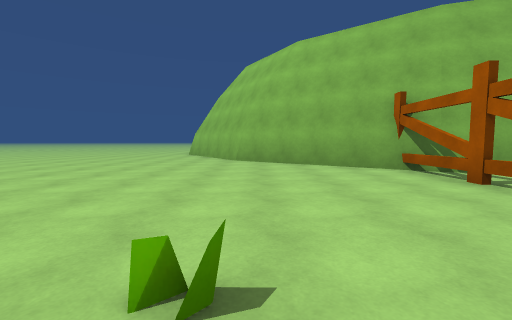
[1] (above)

16 first-person views from a walk through a 3-D level made in the Unity game engine. The camera is 1.2 m above the floor, tilts 4° down and sees 90° across. The floor is counted in squares, 2 m on a side. Each view is taken from the middle of a square. On the plan, view 1 faces up. The plan holds only what a view shows up to about 9 squares ahead; the rest is blank. The place goes on beyond the plan. The player character is not drawn. Some animated figures are not drawn. Surface patterns are stand-ins for the level's own textures.

[2]
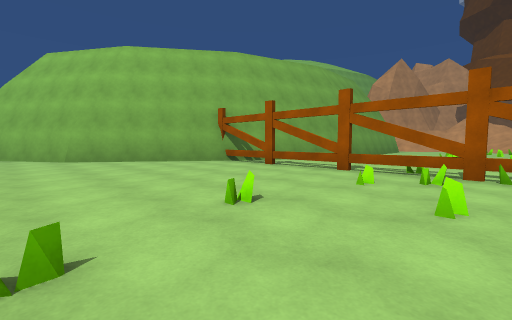

[3]
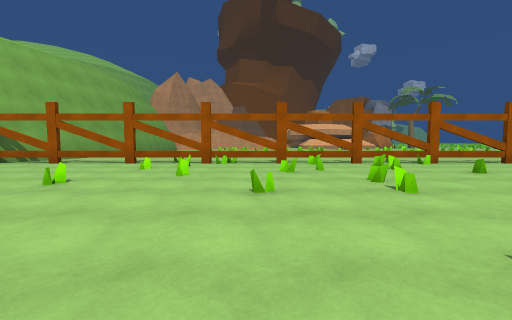

[4]
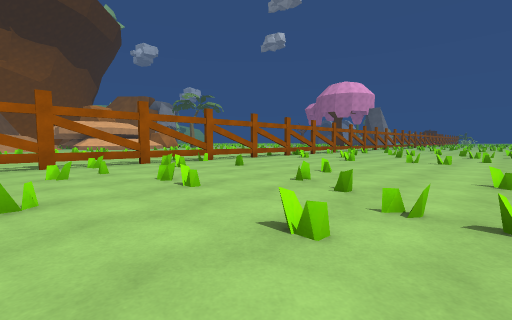

[5]
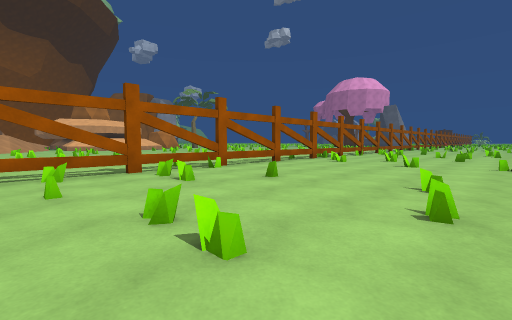

[6]
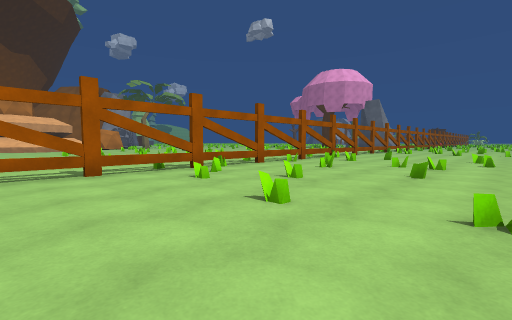

[7]
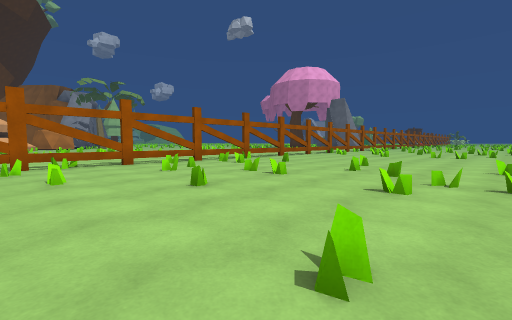

[8]
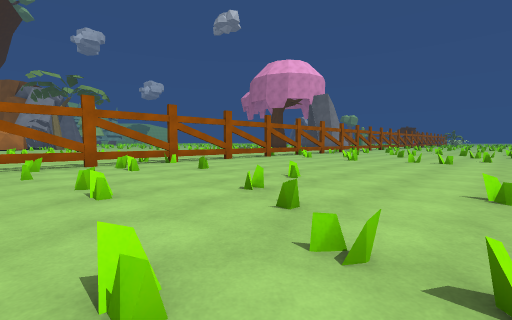

[9]
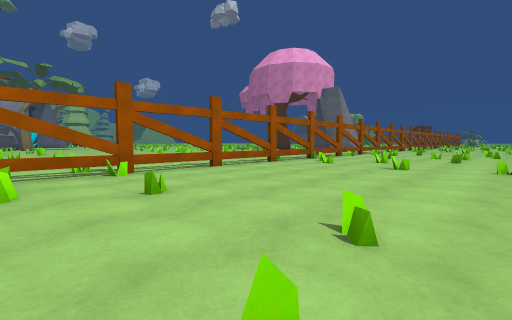

[10]
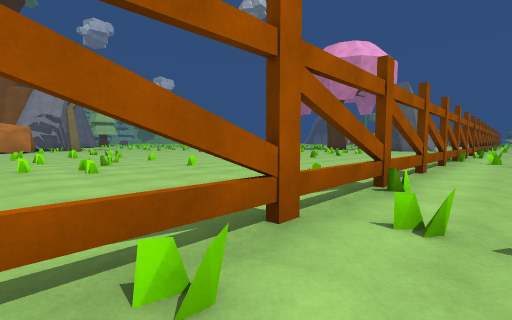

[11]
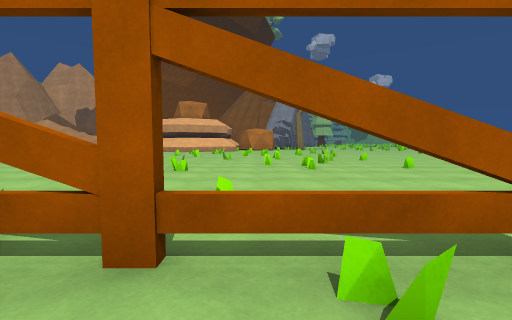

[12]
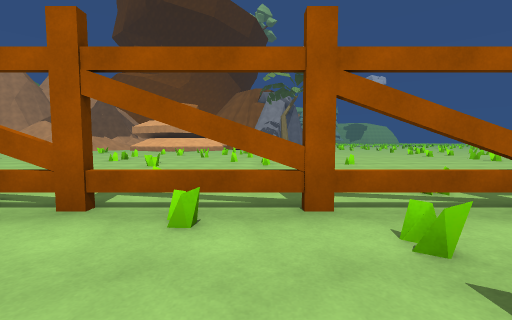

[13]
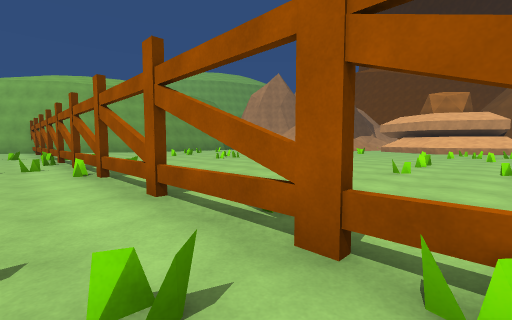

[14]
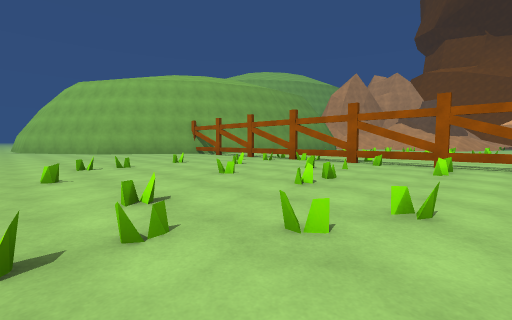

[15]
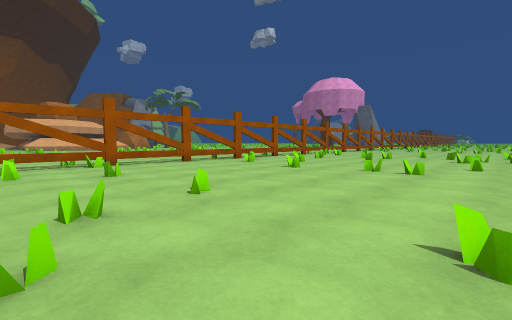

[16]
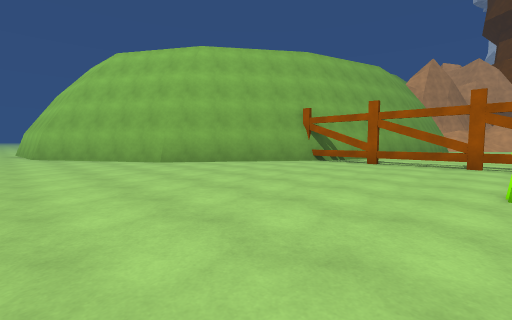

### Floor plan
Key: @ floor where view 1 was taken; # wall or solid block; . floor; = window, fence, low wall or low ledge; T thing the floor can be seen under or through.
Columns run from 4 left of view 1 to 13 right of it. Each row starts with its distance up from view 1.
  9 ...##
  8 ....##
  7 .....###
  6 .......##
  5 ........##
  4 .......#...
  3 .......=...
  2 .......#...
  1 ....=..=...
  0 .==.@.=#..
 -1 .=...=.=..
 -2 ...=...T...
 -3 .=...=.T=..
 -4 ...==..T....
 -5 .=....=T.....
 -6 .....=..=....
 -7 .......#......
 -8 .......=......
 -9 .......#.........
-10 .=..=..=.....=..=.
-11 ..=...=#......=...
-12 .=...=.=....=.....
-13 ...=...#.......=
-14 .=...=.=.....=...=
-15 ...==..#.......==.
-16 .=....==.....=....
-17 .....=..=........
-18 .......T........
-19 .......T........
-20 .......T........
-21 .......T.......
-22 ....=..T.......
-23 .==....#...  .=

Positions as (right, up) in squares from view 1, and headings:
1: (0, 0), facing up
2: (-2, -1), facing up-right
3: (-4, -2), facing right
4: (-4, -2), facing down-right
5: (-2, -3), facing down-right
6: (-2, -8), facing down-right
7: (-4, -11), facing down-right
8: (-4, -14), facing down-right
9: (-2, -16), facing down-right
10: (2, -14), facing down-right
11: (2, -14), facing right
12: (1, -15), facing right
13: (2, -12), facing up-right
14: (-4, -6), facing up-right
15: (-4, -5), facing down-right
16: (-4, 1), facing up-right
